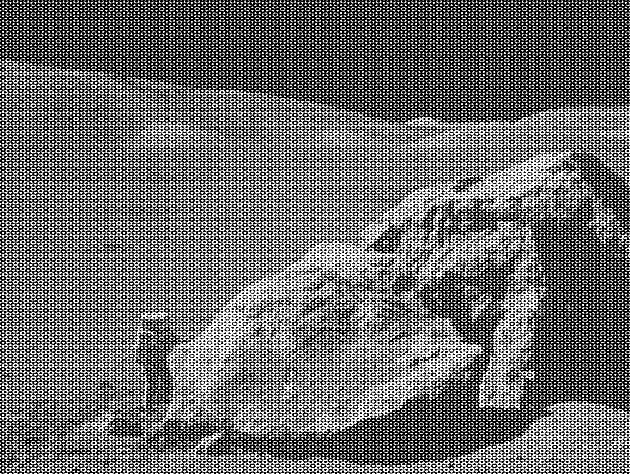
#> input picture pset1-7/pset1/apollo 17_boulder_noisy.tif, 630 x 474 px
$ jupyter execute practice.ipynb   (shell and % lines are left out)
#> lines starting #> are read from the running program, lines starting #| are printed output that depends on the picture
<b><font size=5>PROBLEM1 2.50</font></b>

[cell 1]
0.98/(0.98+999.99)

<b><font size=5>PROBLEM2 2.59</font></b>

[cell 2]
print(1e-6/0.8e-3)
print(512*0.1e-6/0.8e-3)

<b><font size=5>PROJECT1</font></b>

[cell 3]
# 傅立叶变换 相应操作
# 得到频域上的图像，其幅值、相位
# 变换再逆变换得到原图
import cv2
import numpy as np
import matplotlib.pyplot as plt
plt.close("all")
img = cv2.imread('apollo 17_boulder_noisy.tif', 0)  # 直接读为灰度图像
#> img is the input picture: shape (474, 630); min 0, max 255, mean 108.1
f = np.fft.fft2(img)
fshift = np.fft.fftshift(f)
# 取绝对值.：将复数变化成实数
# 取对数的目的为了将数据变化到较小的范围（比如0-255）
c1 = np.log(np.abs(f))  # 频域后图像的振幅信息
c2 = np.log(np.abs(fshift))  # 中心化操作

mask=np.where(c2>11,0,1)
#> mask: shape (474, 630) int64; values 0 (black) and 1 (white), 98.6% white; black in thin lines or dots
for i in range(187,287):
    for j in range(265,365):
        mask[i][j]=1
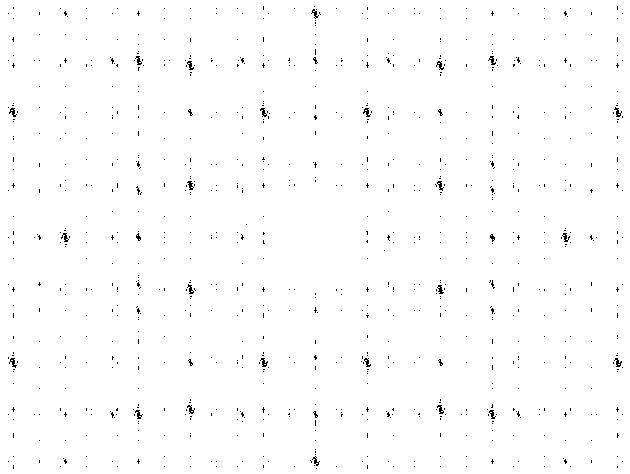
#> mask: shape (474, 630) int64; values 0 (black) and 1 (white), 99.1% white; black in thin lines or dots

c3 = np.abs(mask)  # 滤波器
c4 = np.log(np.abs(fshift*mask))  # 滤波操作

ph_f = np.angle(f)  # 图像上每个像素点对应的相位图
ph_fshift = np.angle(fshift)  # 中心化操作
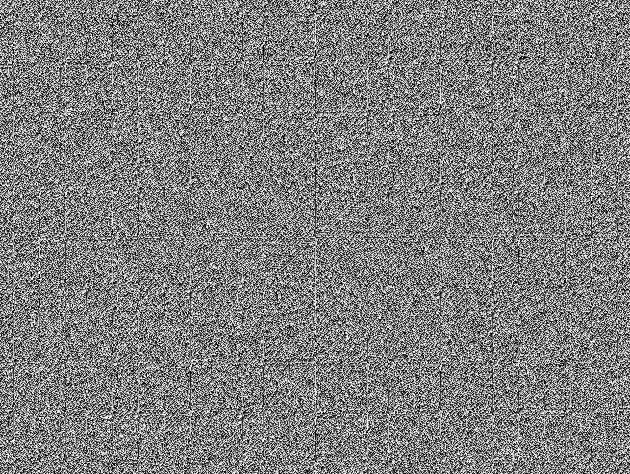
#> ph_fshift: shape (474, 630) float64; min -3.14, max 3.14, mean -2.1e-05; drawn with min black and max white

# 逆变换
f0shift = np.fft.ifftshift(fshift*mask)
img_back = np.fft.ifft2(f0shift)
img_back = np.abs(img_back)  # 出来的是复数，无法显示
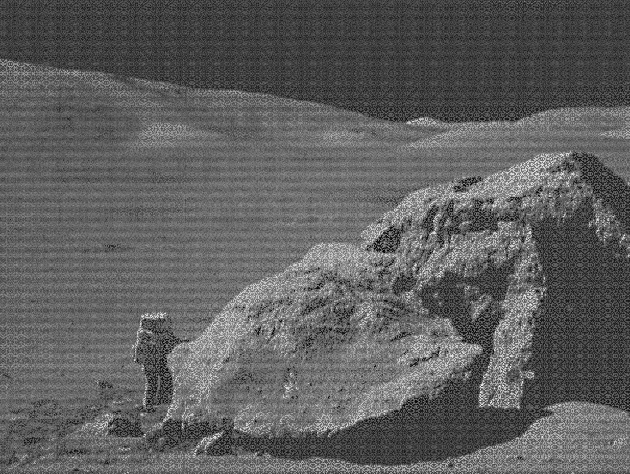
#> img_back: shape (474, 630) float64; min 0.0129, max 290.1, mean 108.1; drawn with min black and max white

plt.figure(figsize=(10,20))
plt.subplot(421), plt.imshow(img, 'gray'), plt.title('img original')
plt.subplot(422), plt.imshow(c2, 'gray'), plt.title('ampli before mask')
plt.subplot(423), plt.imshow(c3, 'gray'), plt.title('mask')
plt.subplot(424), plt.imshow(c4, 'gray'), plt.title('ampli after mask')
plt.subplot(425), plt.imshow(img_back, 'gray'), plt.title('img restore')
plt.show()

<b><font size=5>Project2 2.7</font></b>

(a)(b)

[cell 4]
# 傅立叶变换 相应操作
# 得到频域上的图像，其幅值、相位
# 变换再逆变换得到原图
import cv2
import numpy as np
import matplotlib.pyplot as plt
plt.close("all")
img1 = cv2.imread('angiography_live_ image.tif', 0)  # 直接读为灰度图像
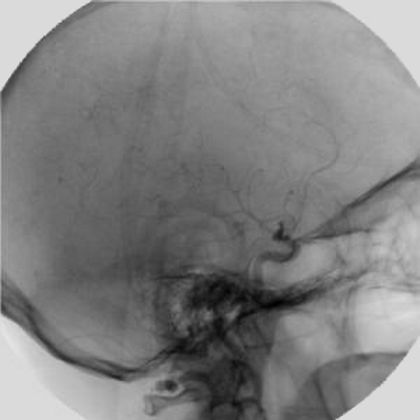
#> input picture pset1-7/pset1/angiography_live_ image.tif, 420 x 420 px
#> img1 is the input picture: shape (420, 420); min 0, max 229, mean 129.3
f1 = np.fft.fft2(img1)
fshift1 = np.fft.fftshift(f1)
c1 = np.log(np.abs(f1))  # 频域后图像的振幅信息
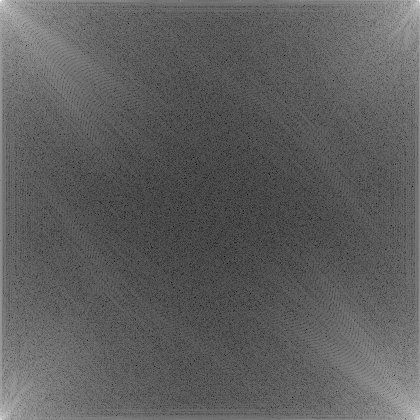
#> c1: shape (420, 420) float64; min -0.548, max 16.94, mean 5.96; drawn with min black and max white
c2 = np.log(np.abs(fshift1))  # 中心化操作
#> c2: shape (420, 420) float64

img2 = cv2.imread('angiography_mask_image.tif', 0)  # 直接读为灰度图像
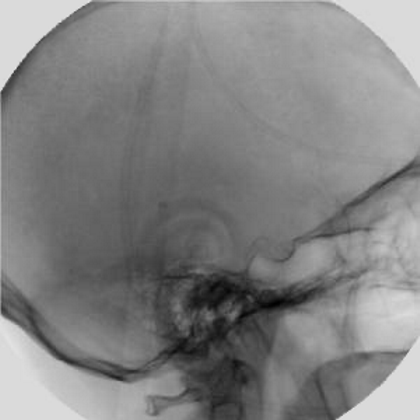
#> input picture pset1-7/pset1/angiography_mask_image.tif, 420 x 420 px
#> img2 is the input picture: shape (420, 420); min 0, max 234, mean 130.7
f2 = np.fft.fft2(img2)
fshift2 = np.fft.fftshift(f2)
c3 = np.log(np.abs(f2))  # 频域后图像的振幅信息
c4 = np.log(np.abs(fshift2))  # 中心化操作
#> c4: shape (420, 420) float64

# 逆变换
c5 = np.log(np.abs(fshift1-fshift2))  # 滤波操作
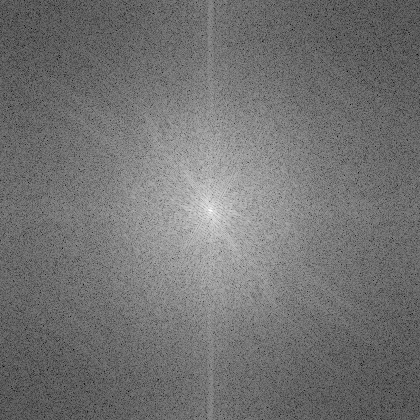
#> c5: shape (420, 420) float64; min 0.516, max 12.4, mean 5.87; drawn with min black and max white
f0shift = np.fft.ifftshift(fshift1-fshift2)
img_back0 = np.fft.ifft2(f0shift)
img_back_abs0 = np.abs(img_back0)  # 出来的是复数，无法显示

# 逆变换
c6 = np.log(np.abs(-fshift1+fshift2))  # 滤波操作
f1shift = np.fft.ifftshift(-fshift1+fshift2)
img_back1 = np.fft.ifft2(f1shift)
img_back_abs1 = np.abs(img_back1)  # 出来的是复数，无法显示

plt.figure(figsize=(10,20))
plt.subplot(421), plt.imshow(img1, 'gray'), plt.title('angiography_live_ image')
plt.subplot(422), plt.imshow(img2, 'gray'), plt.title('angiography_mask_ image')
plt.subplot(423), plt.imshow(c2, 'gray'), plt.title('live fourier')
plt.subplot(424), plt.imshow(c4, 'gray'), plt.title('mask fourier')
plt.subplot(425), plt.imshow(c5, 'gray'), plt.title('enhanced fourier')
plt.subplot(426), plt.imshow(img_back_abs0, 'gray'), plt.title('img restore')
plt.subplot(427), plt.imshow(c6, 'gray'), plt.title('enhanced fourier reverse')
plt.subplot(428), plt.imshow(img_back_abs1, 'gray'), plt.title('img restore reverse')
plt.show()

[cell 5]
img_difference=img_back0-img_back1
plt.figure()
plt.imshow(np.abs(img_difference),'gray')

img_difference=img_back0+img_back1
plt.figure()
plt.imshow(np.abs(img_difference),'gray')
plt.show()

In the part above, reversing the order of substraction brings no differences. That is because reverse in fourier domain causes complex conjugate in time domain.

<b><font size=5>PROBLEM3 2.9</font></b>

(a)(b)

[cell 6]
import matplotlib.pyplot as plt
import cv2
def normalization(data):
    _range = np.max(data) - np.min(data)
    return (data - np.min(data)) / _range

def imageHist4e(f,mode='n'):
    if mode=='n':
        # calculate mean value from RGB channels and flatten to 1D array
        vals = f.mean(axis=2).flatten()
        # plot histogram with 255 bins
        b, bins, patches = plt.hist(normalization(vals), bins=255)
        plt.xlim([0,1])
        plt.show()
    else:
        # calculate mean value from RGB channels and flatten to 1D array
        vals = f.mean(axis=2).flatten()
        # plot histogram with 255 bins
        b, bins, patches = plt.hist(vals, bins=255)
        plt.xlim([0,255])
        plt.show()

im = cv2.imread('rose1024.tif')
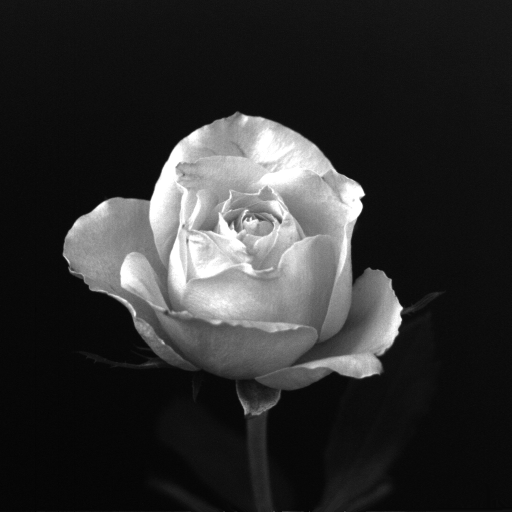
#> input picture pset1-7/pset1/rose1024.tif, 1024 x 1024 px (shown at 1/2 size)
#> im is the input picture: shape (1024, 1024, 3); min 0, max 255, mean 46.8
imageHist4e(im,'n')
#> in imageHist4e, `b, bins, patches = plt.hist(normalization(vals), bins=255)`: b = 255 values, max 96990 at index 14, min 0 at index 18, mean 4112.1; bins = 256 values from 0 to 1; patches = 255 items
imageHist4e(im,'u')
#> call 2 of imageHist4e, with mode = 'u'
#> in imageHist4e (call 2), `b, bins, patches = plt.hist(vals, bins=255)`: bins = 256 values from 0 to 255
#> in imageHist4e (call 2), `plt.show()`:
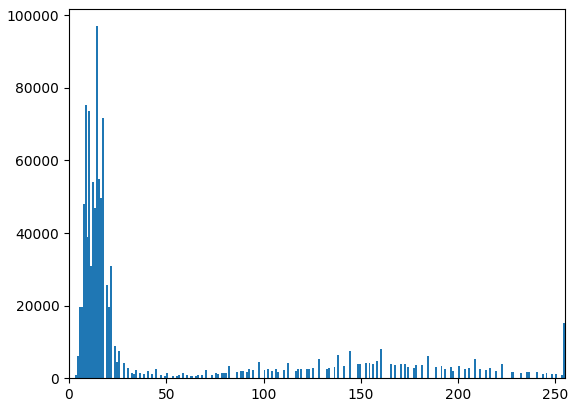
#> figure drawn by matplotlib, 1 panel; tallest bar 96990 high, from x = 14 to 15

(c)

Main part of the picture is dark, with an gray intensity of lower than 50.

<b><font size=5>PROBLEM4 2.10</font></b>

(a)

[cell 7]
import numpy as np

def centralMoments4e(f, n):
    # Normalize the image intensities to [0, 1] if necessary
#> called with n = 4
    if np.max(f) > 1:
        f = f / 255.0

    # Calculate the histogram of the image
    hist, _ = np.histogram(f, bins=256, range=(0, 1))
#> hist = 256 values, max 290970 at index 14, min 0 at index 18, mean 12288
    hist = hist / np.sum(hist)  # Normalize the histogram to make it a probability distribution
#> hist = 256 values, max 0.0925 at index 14, min 0 at index 18, mean 0.00391

    # Calculate the mean (u(1))
    mean = np.sum(np.arange(256) * hist)
#> mean = 46.79
    # Initialize an array to store central moments
    central_moments = np.zeros(n)
    # Calculate higher-order central moments (u(3) and above)
    central_moments[0]=mean
    for k in range(1, n):
        central_moments[k] = np.sum(((np.arange(256) - mean) ** (k+1)) * hist)
#> after the loop, central_moments = [46.79, 4369.8, 503521.5, 89457514.3]
    return central_moments

(b)

[cell 8]
# Example usage:
im = cv2.imread('rose1024.tif')
central_moments = centralMoments4e(im, 4)
#> central_moments = [46.79, 4369.8, 503521.5, 89457514.3]
print('central moments:',central_moments)
#| central moments: [4.67893534e+01 4.36975665e+03 5.03521531e+05 8.94575143e+07]
plt.imshow(im)
plt.show()

(c)

[cell 9]
# Example usage:
im = cv2.imread('angiography_live_ image.tif')
central_moments = centralMoments4e(im, 4)
#> central_moments = [129.3, 1856.4, 15009.2, 10277439]
print('central moments:',central_moments)
#| central moments: [1.29305867e+02 1.85636390e+03 1.50091721e+04 1.02774390e+07]
plt.imshow(im)
plt.show()

(d)

[cell 10]
plt.figure(figsize=(10,5))

im = cv2.imread('rose1024.tif')
plt.subplot(211)
plt.title('rose1024')
imageHist4e(im,'u')
print(centralMoments4e(im, 4))
#| [4.67893534e+01 4.36975665e+03 5.03521531e+05 8.94575143e+07]

plt.figure(figsize=(10,5))
im = cv2.imread('angiography_live_ image.tif')
plt.subplot(212)
plt.title('angiography_live_ image')
imageHist4e(im,'u')
#> call 4 of imageHist4e, with mode = 'u'
#> in imageHist4e (call 4), `b, bins, patches = plt.hist(vals, bins=255)`: b = 255 values, max 11519 at index 242, min 0 at index 9, mean 691.8; bins = 256 values from 0 to 229
#> in imageHist4e (call 4), `plt.show()`:
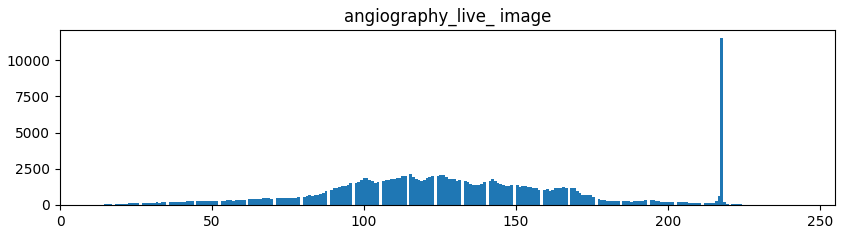
#> figure drawn by matplotlib, 1 panel; tallest bar 11519 high, from x = 217.3 to 218.2
print(centralMoments4e(im, 4))
#| [1.29305867e+02 1.85636390e+03 1.50091721e+04 1.02774390e+07]

plt.show()
